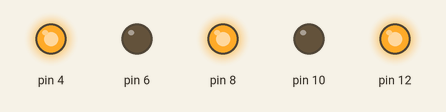
Simulated run of this sketch. Board: Arduino Uno, built with avr-gcc and run on an emulated ATmega328P. Parts: output pins drawn as LEDs (lit = HIGH).

Above: at 1.0 s.
At 3.0 s:
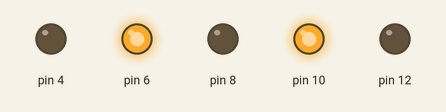
Timing chart, 0 to 5.2 s (numbered marks = the images above):
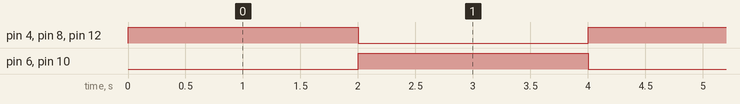

Measured:
- by itself, pin 4, pin 6, pin 8, pin 10, pin 12: alternates HIGH for 2.0 s and LOW for 2.0 s

The sketch:

one_to_one_blink.ino
```cpp
void setup() {
  pinMode(12,OUTPUT);
  pinMode(10,OUTPUT);
  pinMode(8,OUTPUT);
  pinMode(6,OUTPUT);
  pinMode(4,OUTPUT);


}

void loop() {
  digitalWrite(12,HIGH);
  digitalWrite(10,LOW);
  digitalWrite(8,HIGH);
  digitalWrite(6,LOW);
  digitalWrite(4,HIGH);
  delay(2000);

  digitalWrite(12,LOW);
  digitalWrite(10,HIGH);
  digitalWrite(8,LOW);
  digitalWrite(6,HIGH);
  digitalWrite(4,LOW);
  delay(2000);


}
```
